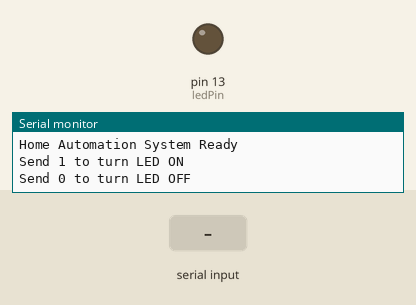
The sketch below on a simulated Arduino Uno, built with avr-gcc and run on an emulated ATmega328P. Shown: output pins drawn as LEDs (lit = HIGH), the last lines printed to the serial monitor. Inputs (shaded band) come from the test bench.

Above: at 1.2 s.
1.3 s: "1" received over the second serial link
At 2.2 s:
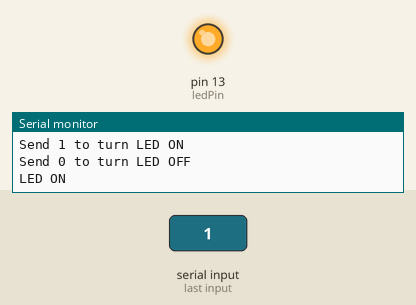
2.8 s: "0" received over the second serial link
At 3.4 s:
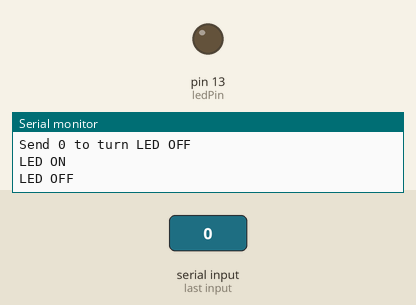
Timing chart, 0 to 5.8 s (numbered marks = the images above; inputs shaded):
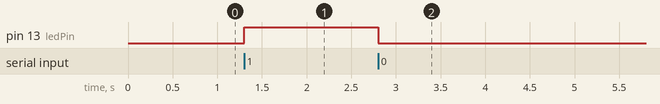

Measured:
- after the input at 1.3 s, pin 13 (ledPin): LOW → HIGH at once
- after the input at 2.8 s, pin 13 (ledPin): HIGH → LOW at once

The sketch:

Bluetooth_homeautomation.ino
```cpp
#include <SoftwareSerial.h>

// HC-05 connections
// HC-05 TXD -> Arduino D10
// HC-05 RXD -> Arduino D11 (through voltage reduction)

SoftwareSerial bluetooth(10, 11);

const int ledPin = 13;
char command;

void setup() {
  pinMode(ledPin, OUTPUT);
  digitalWrite(ledPin, LOW);

  bluetooth.begin(9600);
  Serial.begin(9600);

  Serial.println("Home Automation System Ready");
  Serial.println("Send 1 to turn LED ON");
  Serial.println("Send 0 to turn LED OFF");
}

void loop() {
  if (bluetooth.available()) {
    command = bluetooth.read();

    if (command == '1') {
      digitalWrite(ledPin, HIGH);
      Serial.println("LED ON");
    }
    else if (command == '0') {
      digitalWrite(ledPin, LOW);
      Serial.println("LED OFF");
    }
  }
}
```
